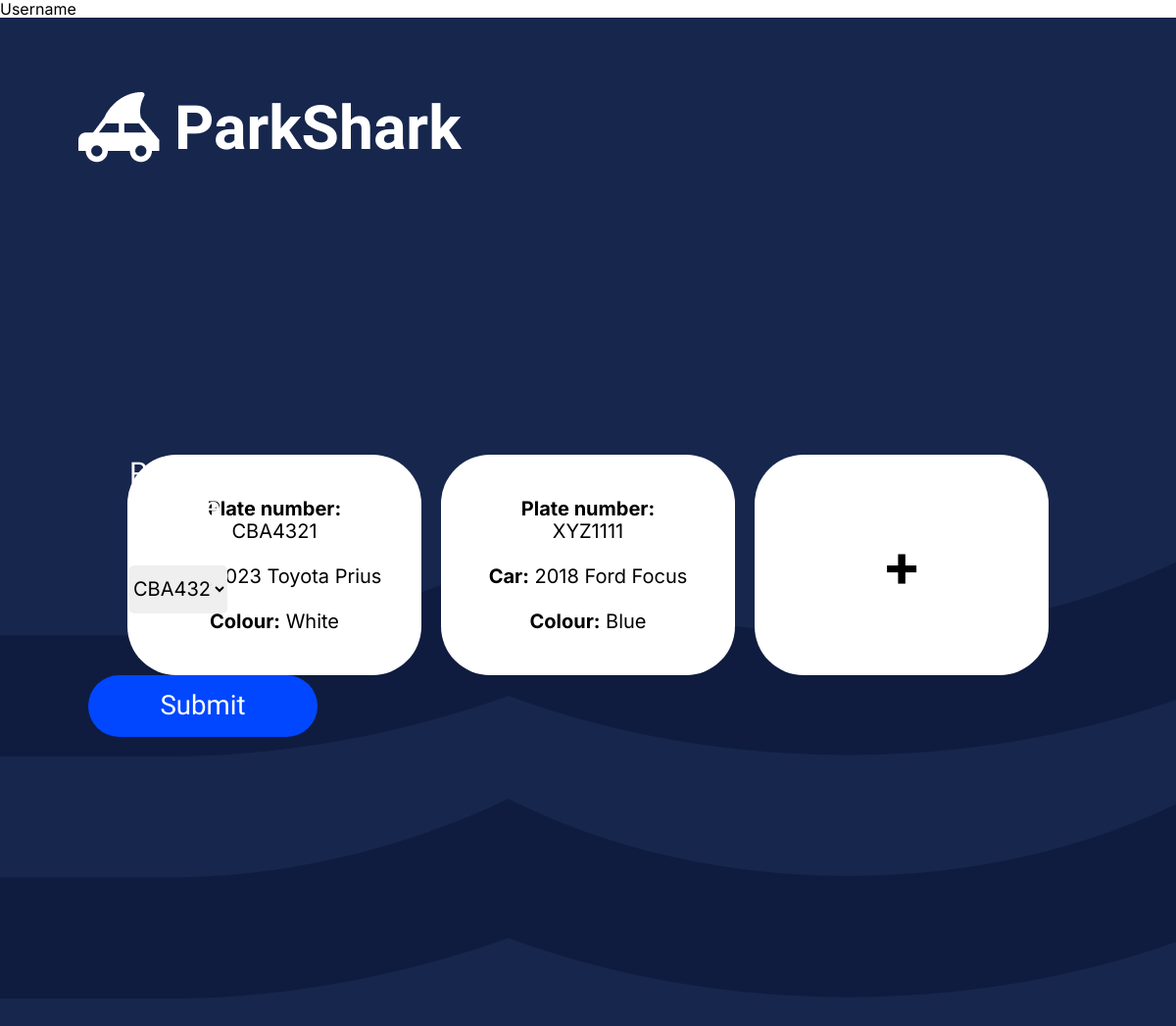
/FrontEnd/vehiclePage.php (signed in), run on the app's committed database.
### tables this page shows
CREATE TABLE `Vehicles` (
	`PlateNumber` varchar(7) DEFAULT NULL,
    `Model` varchar(50) DEFAULT NULL,
    `Make` varchar(50) DEFAULT NULL,
    `Colour` varchar(50) DEFAULT NULL,
	`Year` varchar(4) DEFAULT NULL,
    `ParkedInLot` int(4) DEFAULT NULL,
    `ParkedInStall` int(4) DEFAULT NULL,
    `OwnerID` varchar(50) DEFAULT NULL
);

### BackEnd/DB.php (called while the page is built, shortened)
<?php
class DBConnection extends mysqli {
    private $connection;
    function connectToDB($serverName, $username, $password, $db) {
        $this->connection = mysqli_connect($serverName, $username, $password, $db);
    }
    function DBGetVehicles(){
        $array = [];
        $results = mysqli_query($this->connection, "SELECT * FROM Vehicles");
        while($row = mysqli_fetch_array($results)) {
            include_once 'Vehicle.php';
            $PlateNum = $row['PlateNumber'];
            $Model = $row['Model'];
            $Make = $row['Make'];
            $Colour = $row['Colour'];
            $Year = $row['Year'];
            $Stall = $row['ParkedInStall'];
            $Lot = $row['ParkedInLot'];
            $OID = $row['OwnerID'];
            $array[] = new Vehicle($PlateNum, $Model, $Make, $Colour, $Year, $Stall, $Lot, $OID);
        }
        return($array);
    }
    function DBGetUsers($VArray){
        $array = [];
        $results = mysqli_query($this->connection, "SELECT * FROM Users");
        while($row = mysqli_fetch_array($results)) {
            include_once 'User.php';
            $F = $row['FName'];
            $L = $row['LName'];
            $UN = $row['Username'];
            $PA = $row['Password'];
            $AID = $row['AccountID'];
            $C = $row['CardNum'];
            $P = $row['Passcode'];
            $CVV = $row['CVV'];
            $array[] = new User($F, $L, $UN, $PA, $AID, $C, $P, $CVV, $VArray);
        }
        return($array);
    }
}
?>

### BackEnd/Vehicle.php (called while the page is built, shortened)
<?php
class Vehicle {
    private $PlateNum;
    private $Model;
    private $Make;
    private $Colour;
    private $Year;
    private $OwnerID;
    public function __construct($Num, $Mo, $Ma, $C, $Y, $ST, $L, $OID) {
        $this->PlateNum = $Num;
        $this->Model = $Mo;
        $this->Make = $Ma;
        $this->Colour = $C;
        $this->Year = $Y;
        $this->OwnerID = $OID;
        return($this);
    }
    function getPlatNum(){
        return($this->PlateNum);
    }
    function getModel(){
        return($this->Model);
    }
    function getMake(){
        return($this->Make);
    }
    function getColour(){
        return($this->Colour);
    }
    function getYear(){
        return($this->Year);
    }
    function getOwnerID(){
        return($this->OwnerID);
    }
}
?>

### BackEnd/User.php (called while the page is built, shortened)
<?php
class User {
    private $Vehicles;
    public function __construct($F, $L, $UN, $PA, $ID, $C, $P, $CVV, $VArray) {
        $this->AccountID = $ID;
        if(is_array($VArray)) {
            foreach($VArray as $V){
                $code = $V->getOwnerID();
                if($code == $this->AccountID){
                    $this->Vehicles[] = $V;
                }
            }
        }
        return($this);
    }
    function getVehicles(){
        return($this->Vehicles);
    }
}
?>

### FrontEnd/vehiclePage.php (the view, shortened to what this page needs)
<?php
    $post_data = $_SESSION['post_data'];
    $servername = "localhost";
    $username = "root";
    $password = "";
    $dbname = "ParkingData";
    include_once '../BackEnd/DB.php';
    $db = new DBConnection();
    $db->connectToDB($servername, $username, $password, $dbname);
    $vehicleArray = $db->DBGetVehicles();
    $userArray = $db->DBGetUsers($vehicleArray);
?>
<!DOCTYPE html>
<html lang="en">
  <head>
    <link rel="stylesheet" href="./style.css" />
  </head>
  <body>
    <div>
      <link href="./vehiclePage.css" rel="stylesheet" />
      <div class="vehiclePage-container">
        <div class="vehiclePage-page">
          <img
            src="public/playground_assets/Waves.png"
            class="vehiclePage-waves-background"
            />
          <span class="parkshark-logo-text"><span>ParkShark</span></span>
          <img src="public/playground_assets/Logo.png" class = "parkshark-logo"/>
          <?php
            for($i = 0; $i < sizeof($userArray); $i++)
            {
              if($userArray[$i]->getUserName() == $post_data)
              {
                $userArrayIndex = $i;
              }
            }
          ?>
          <div class="button-container">
            <?php
              $vehiclesInUserArray = $userArray[$userArrayIndex]->getVehicles();
              if (!is_null($vehiclesInUserArray))
              {
                for($i = 0; $i < sizeof($vehiclesInUserArray); $i++)
                {
                  echo "<button class='button' id='" . $vehiclesInUserArray[$i]->getPlatnum() . "'> <strong>Plate number:</strong><br>" .
                  $vehiclesInUserArray[$i]->getPlatnum(). "<br><br> <strong>Car:</strong> " . $vehiclesInUserArray[$i]->getYear() . " " .
                  $vehiclesInUserArray[$i]->getMake(). " " . $vehiclesInUserArray[$i]->getModel() . "<br><br><strong>Colour:</strong> " .
                  $vehiclesInUserArray[$i]->getColour() . "</button>";
                }
              }
            ?>
            <a href = "userAddVehicle.php">
              <button class='button'><span style="font-size: 60px;"><strong>+</strong></span></button>
            </a>
          </div>
          <span class="removeVehicle-drop-down-title">Remove vehicle</span>
          <select class="removeVehicle-drop-down" id="chosenPlatnum">
            <?php
              for($i = 0; $i < sizeof($vehiclesInUserArray); $i++)
              {
                echo "<option value='" . $vehiclesInUserArray[$i]->getPlatnum() . "'>" . $vehiclesInUserArray[$i]->getPlatnum() . "</option>";
              }
            ?>
          </select>
          <button id="removeVehicle-button">Submit</button>
        </div>
      </div>
    </div>
  </body>
</html>

### FrontEnd/style.css (style rules this page uses)
:root { --dl-color-gray-500: #595959; --dl-color-gray-700: #999999; --dl-color-gray-900: #D9D9D9; --dl-size-size-large: 144px; --dl-size-size-small: 48px; --dl-color-danger-300: #A22020; --dl-color-danger-500: #BF2626; --dl-color-danger-700: #E14747; --dl-color-gray-black: #000000; --dl-color-gray-white: #FFFFFF; --dl-size-size-medium: 96px; --dl-size-size-xlarge: 192px; --dl-size-size-xsmall: 16px; --dl-space-space-unit: 16px; --dl-color-primary-100: #003EB3; --dl-color-primary-300: #0074F0; --dl-color-primary-500: #14A9FF; --dl-color-primary-700: #85DCFF; --dl-color-success-300: #199033; --dl-color-success-500: #32A94C; --dl-color-success-700: #4CC366; --dl-size-size-xxlarge: 288px; --dl-size-size-maxwidth: 1400px; --dl-radius-radius-round: 50%; --dl-space-space-halfunit: 8px; --dl-space-space-sixunits: 96px; --dl-space-space-twounits: 32px; --dl-radius-radius-radius2: 2px; --dl-radius-radius-radius4: 4px; --dl-radius-radius-radius8: 8px; --dl-space-space-fiveunits: 80px; --dl-space-space-fourunits: 64px; --dl-space-space-threeunits: 48px; --dl-space-space-oneandhalfunits: 24px; }
.button { color: var(--dl-color-gray-black); display: inline-block; padding: 0.5rem 1rem; border-color: var(--dl-color-gray-black); border-width: 1px; border-radius: 4px; background-color: var(--dl-color-gray-white); }

### FrontEnd/vehiclePage.css (style rules this page uses)
.vehiclePage-container { width: 100%; display: flex; overflow: auto; min-height: 100vh; align-items: center; flex-direction: column; }
.vehiclePage-page { width: 100%; height: 1117px; display: flex; overflow: hidden; position: relative; align-items: flex-start; flex-shrink: 0; border-color: transparent; justify-content: center; background-color: rgba(23, 38, 77, 1); }
.button-container { display: flex; flex-wrap: wrap; width: 960px; margin: auto; }
.button { border: none; position: relative; width: 300px; height: 225px; font-size: 20px; vertical-align: top; margin: 10px; border-radius: 50px; background-color: #FFFFFF; }
.removeVehicle-drop-down { top: 50%; left: 11%; width: 100px; height: 49px; font-size: 20px; position: absolute; border-color: transparent; border-radius: 5px; }
.removeVehicle-drop-down-title { top: 40%; left: 11%; color: #FFFFFF; width: 149px; height: auto; position: absolute; font-size: 30px; align-self: auto; font-style: Light; text-align: left; font-family: Source Sans Pro; font-weight: 300; line-height: normal; font-stretch: normal; text-decoration: none; }
#removeVehicle-button { top: 60%; left: 7.5%; width: 234px; height: 63px; position: absolute; border-color: transparent; border-radius: 50px; background-color: #0047FF; font-size: 27.606220245361328px; color: #FFFFFF; align-self: auto; text-align: center; font-family: Source Sans Pro; font-weight: 300; }
.vehiclePage-waves-background { top: 550px; left: 0px; position: absolute; }
.parkshark-logo-text { top: 76px; left: 178px; color: rgba(255, 255, 255, 1); width: 453px; height: auto; position: absolute; font-size: 62.43959426879883px; align-self: auto; font-style: Bold; text-align: left; font-family: Montserrat Alternates; font-weight: 700; line-height: normal; font-stretch: normal; margin-right: 0; margin-bottom: 0; text-decoration: none; }
.parkshark-logo { top: 76px; left: 80px; position: absolute; }

### FrontEnd/vehiclePage.php (style rules this page uses)
html { line-height: 1.15; }
body { margin: 0; }
* { box-sizing: border-box; border-width: 0; border-style: solid; }
p,li,ul,pre,div,h1,h2,h3,h4,h5,h6,figure,blockquote,figcaption { margin: 0; padding: 0; }
button { background-color: transparent; }
button,input,optgroup,select,textarea { font-family: inherit; font-size: 100%; line-height: 1.15; margin: 0; }
button,select { text-transform: none; }
button,[type="button"],[type="reset"],[type="submit"] { -webkit-appearance: button; }
a { color: inherit; text-decoration: inherit; }
img { display: block; }
html { scroll-behavior: smooth }
html { font-family: Inter; font-size: 16px; }
body { font-weight: 400; font-style:normal; text-decoration: none; text-transform: none; letter-spacing: normal; line-height: 1.15; color: var(--dl-color-gray-black); background-color: var(--dl-color-gray-white); }

### data on the page
vehicles: PlateNumber "CBA4321", Year "2023", Make "Toyota", Model "Prius", Colour "White"
vehicles: PlateNumber "XYZ1111", Year "2018", Make "Ford", Model "Focus", Colour "Blue"

### other printed values
form field value "CBA4321"
